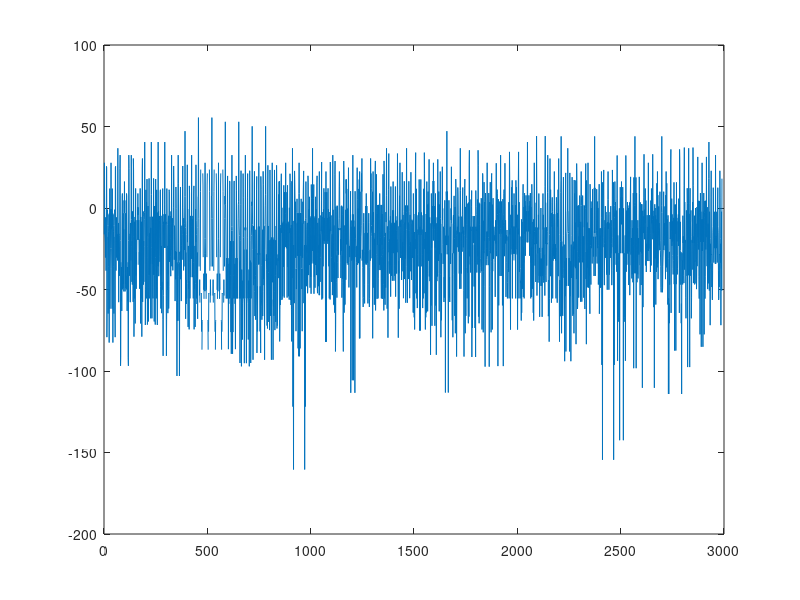

MATLAB code to generate this figure: (Note: this script raises an error after producing the figure.)
clear; clc;

% Channel Parameters
Max_Excess_Delay   = 3.2*1e-8; % in seconds

% OFDM Signal Specs
FFTsize              = 64;
df                   = 15e3; % subcarrier spacing
fs                   = df*FFTsize;
Ts                   = 1/fs;
OSR                  = 8;
NumActiveSubcarriers = 48;
NumSymbols           = 25;
N_taps               = floor(Max_Excess_Delay/Ts)+1;
CPsizeOpt            = ceil(Max_Excess_Delay/Ts/OSR); % Minimum CP size required (effect of OSR taken into acount)
CPsize               = CPsizeOpt;
W                    = 2;

% Message Source and Bits
Message = ['We hold these truths 2 be self-evident,' ...
    ' that all men are created equal, that they are ' ...
    'endowed by their Creator with certain unalienable ' ...
    'Rights, that among these are Life, Liberty and ' ...
    'the pursuit of Happiness'];

MessageBinChar = dec2bin(double(char(Message)));
[Sz1,Sz2]      = size(MessageBinChar);

MessageBinStrn = reshape(MessageBinChar,1,Sz1*Sz2);
MessageBits    = zeros(1,Sz1*Sz2);

for b=1:Sz1*Sz2
    MessageBits(b) = str2double(MessageBinStrn(b));
end

UsedSubcarrierIndx      = [FFTsize-(NumActiveSubcarriers/2:-1:1)+1, 1:NumActiveSubcarriers/2];

availableCarriers           = UsedSubcarrierIndx;
pilotCarriers               = availableCarriers(2:3:end);
availableCarriers(2:3:end)  = [];
effectiveDataCarriers   = availableCarriers;

numberOfZerosToIncrease     = floor(length(MessageBits)/length(effectiveDataCarriers))*length(effectiveDataCarriers)... 
                              + length(effectiveDataCarriers) - length(MessageBits);

zeropaddingMessage = [MessageBits zeros(1,numberOfZerosToIncrease)];

% modulatedDataBits = zeropaddingMessage*2-1;
modulatedDataBits = real(pskmod(zeropaddingMessage,2))

NumSymbols        = length(modulatedDataBits)/length(effectiveDataCarriers);

to_ifft = zeros(FFTsize,NumSymbols);

pilotBits              = repmat([1 0],1,length(pilotCarriers)/2);
pilotBitsModulated     = pilotBits*2-1;
pilotSymbols           = repmat(pilotBitsModulated(:),1,NumSymbols);


to_ifft(pilotCarriers,:) = pilotSymbols;

reshapedModulatedSymbols = reshape(modulatedDataBits,length(effectiveDataCarriers),length(zeropaddingMessage)/length(effectiveDataCarriers));

to_ifft(effectiveDataCarriers,:) = reshapedModulatedSymbols;


    timeDomainOFDMSymbols = ifft(to_ifft).*sqrt(FFTsize);

    CP = timeDomainOFDMSymbols(end-CPsize+1:end,:);

    timeDOFDMWithCp = [CP; timeDomainOFDMSymbols];

    timeDomainOFDMSymbolsSerial = timeDOFDMWithCp(:).';

figure()
plot(20*log(abs(timeDomainOFDMSymbolsSerial).^2))

Pmax = max((abs(timeDomainOFDMSymbolsSerial)).^2);
Pavg = mean((abs(timeDomainOFDMSymbolsSerial)).^2);

PAPR = Pmax/Pavg;
figure()
[Pxx_tx,F_tx] = pwelch(timeDomainOFDMSymbolsSerial,[],[],[],fs,'centered');
plot(F_tx,10*log10(Pxx_tx/max(Pxx_tx)))


ccdf = comm.CCDF('NumPoints', 1000000);
[ccdf_values, ccdf_bins] = step(ccdf, timeDomainOFDMSymbolsSerial');
figure()
semilogy(ccdf_bins, ccdf_values);
xlabel('Amplitude');
ylabel('Probability(%)');
title('Complementary Cumulative Distribution Function (CCDF)');
%% Widnowing
%approach 1 Alphan's
LLC = 1/2*(cos(linspace(-pi,0,W+2))+1);
plot(LLC)

LLC(1) = [];
LLC(end) = [];

W1 = eye(FFTsize+CPsize);
W1(1:W,1:W) = diag(LLC);

RRC = 1/2*(cos(linspace(0,pi,W+2))+1);
plot(RRC)

RRC(1) = [];
RRC(end) = [];
W2 = zeros(FFTsize+CPsize);

W2(1:W,(CPsize+(1:W))) = diag(RRC);

xWOFDM = W1*timeDOFDMWithCp  + W2* timeDOFDMWithCp;

if (1) % OOB
    xA = timeDOFDMWithCp(:);
    Nwin = 1024;
    Noverlap= floor(Nwin*3.2/4);
    [pX,f] = pwelch(xA(:), Nwin, Noverlap,[],FFTsize,'twosided');
    pX = pX * FFTsize;
     h100 = figure(100);
    plot(f-FFTsize/2,fftshift(10*log10(pX)) , 'r', 'displayname', 'OFDM' )
    hold on

    xA = xWOFDM(:).';
    Nwin = 1024;
    Noverlap= floor(Nwin*3.2/4);
    [pX,f] = pwelch(xA(:), Nwin, Noverlap,[],FFTsize,'twosided');
    pX = pX * FFTsize;
    h100 = figure(100);
    plot(f-FFTsize/2,fftshift(10*log10(pX)) , 'g', 'displayname', 'Windowing & OFDM' )
    hold on
    
    
    grid on
    xlabel('Subcarrier Index')
    ylabel('Power spectral density [dBm/Hz]')
    ylim([-50 5])
    xlim([-FFTsize/2,FFTsize/2-1])
    drawnow
    legend('show')
    legend('Location','Best')
end

%% Clipping to improve PAPR
x_mag=abs(timeDomainOFDMSymbolsSerial);
x_max=0.6*max(x_mag);

for j=1:length(timeDomainOFDMSymbolsSerial)                                  %Clipping the signals above threshold(here 70% of original value)
if(x_mag(j)>x_max)
    x_clip(j)=x_max;
else
    x_clip(j)=x_mag(j);
end
end
Pmax = max((abs(x_clip)).^2);
Pavg = mean((abs(x_clip)).^2);

papr = Pmax/Pavg
plot(10*log10(abs(x_clip)))


%% Frame Generation and filtering
Pr = (mseq(2,6))';
Preambles = [Pr Pr];
% time_domain_symbols = time_domain_symbols/rms(time_domain_symbols);
Frame = [zeros(1,50) Preambles timeDomainOFDMSymbolsSerial zeros(1,50) ];
temp      = repmat(Frame,OSR,1);
TxFrame = reshape(temp,1,length(Frame)*OSR);


plot(20*log10((abs(TxFrame))))


% % Channel
[RxSignal,H_cir] = Channeling(TxFrame.',N_taps,fs);

waterfall(abs(H_cir))
plot(abs(RxSignal))

%% % % Synchronization
 [SyncPreamble,SyncOFDMsignal] = synchronization(RxSignal,OSR,fs,FFTsize,CPsize,NumSymbols);
 scatterplot(SyncPreamble)

 estimated_channel = mean(SyncPreamble'./Preambles);

 receivedPreambles = SyncPreamble/estimated_channel;
 scatterplot(receivedPreambles)

 syncOFDMmatrix = reshape(SyncOFDMsignal,FFTsize+CPsize,[]);

 syncOFDMCPremoved = syncOFDMmatrix(CPsize+1:length(syncOFDMmatrix),:);

 fdomainSymbol = fft(syncOFDMCPremoved)/sqrt(FFTsize);

 receivedPilots = fdomainSymbol(pilotCarriers,:);

 estimatedOFDMChannel   = receivedPilots./pilotSymbols;
 
 receivedDataOFDM       = fdomainSymbol(availableCarriers,:);

% Channel Interpolation using interp
interPolated = interp1(pilotCarriers,estimatedOFDMChannel,2:1:length(fdomainSymbol)+1,"spline");

interPolatedChannel = interPolated(availableCarriers,:);

equalized_frame = receivedDataOFDM./interPolatedChannel; 

equalized_frame(1) = [];
scatterplot(equalized_frame)
waterfall(abs(interPolatedChannel))
plot(abs(interPolated))


receivedBits = qamdemod(equalized_frame,2);
receivedBits(:)




